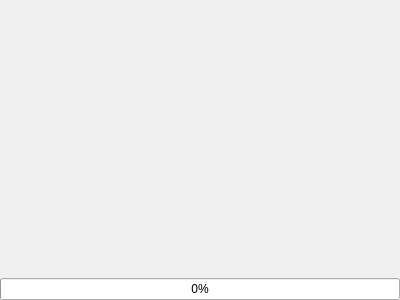
<?xml version="1.0" encoding="UTF-8"?>
<ui version="4.0">
 <class>SplashScreen</class>
 <widget class="QDialog" name="SplashScreen">
  <property name="geometry">
   <rect>
    <x>0</x>
    <y>0</y>
    <width>400</width>
    <height>300</height>
   </rect>
  </property>
  <property name="windowTitle">
   <string>Dialog</string>
  </property>
  <layout class="QVBoxLayout" name="verticalLayout_2">
   <property name="spacing">
    <number>0</number>
   </property>
   <property name="leftMargin">
    <number>0</number>
   </property>
   <property name="topMargin">
    <number>0</number>
   </property>
   <property name="rightMargin">
    <number>0</number>
   </property>
   <property name="bottomMargin">
    <number>0</number>
   </property>
   <item>
    <layout class="QVBoxLayout" name="verticalLayout">
     <item>
      <widget class="ImageWidget" name="imageWidget" native="true">
       <property name="sizePolicy">
        <sizepolicy hsizetype="Preferred" vsizetype="Expanding">
         <horstretch>0</horstretch>
         <verstretch>0</verstretch>
        </sizepolicy>
       </property>
      </widget>
     </item>
     <item>
      <widget class="QLabel" name="loadingStatusLabel">
       <property name="text">
        <string/>
       </property>
      </widget>
     </item>
     <item>
      <widget class="QProgressBar" name="progressBar">
       <property name="value">
        <number>0</number>
       </property>
      </widget>
     </item>
    </layout>
   </item>
  </layout>
 </widget>
 <customwidgets>
  <customwidget>
   <class>ImageWidget</class>
   <extends>QWidget</extends>
   <header>imagewidget.h</header>
  </customwidget>
 </customwidgets>
 <resources/>
 <connections/>
</ui>
